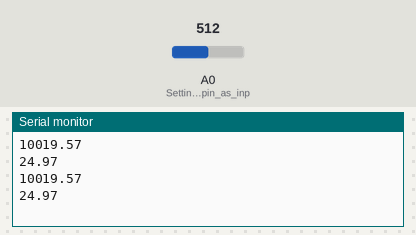
Bench run of a sketch on a simulated Arduino Uno, built with avr-gcc and run on an emulated ATmega328P. On the bench: the last lines printed to the serial monitor. The test bench sets the inputs (shaded band); at power-on: A0 (Setting_the_A0_pin_as_inp) = 512.

Above: at 1.8 s.
1.9 s: A0 (Setting_the_A0_pin_as_inp) set to 1023
At 2.5 s:
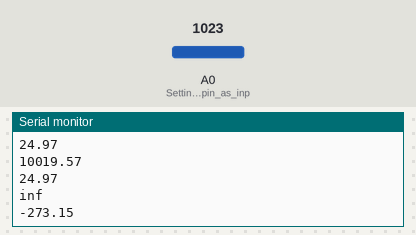
4.5 s: A0 (Setting_the_A0_pin_as_inp) set to 900
At 5.8 s:
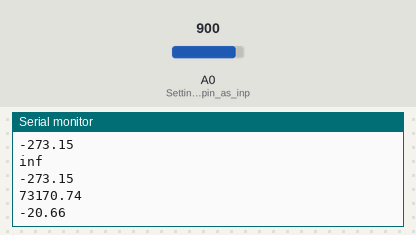
Timing chart, 0 to 7.5 s (numbered marks = the images above; inputs shaded):
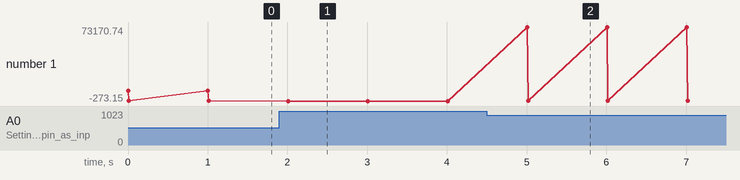

The sketch:

Mesure_Temperature_CTN_Full.ino
```cpp
// demo of Starter Kit V2.0 - Grove Temperature Sensor
//


// Caractérisitque CTN
int beta=3280;         // Beta value of the thermistor 3435
float To=292;          // Temperature en Kelvin 298,15 K (25°C)
float Ro=12620;        // Résistance reference 10k
int R1=10000;

int N;
float temperature;
float resistance;

void setup()
{
    Serial.begin(9600);     //Baud rate for the serial communication of Arduino
    pinMode(A0,INPUT);      //Setting the A0 pin as input pin to take data from the temperature sensor

}

void loop()
{
    int N = analogRead(A0);                               // get analog value
    resistance=(float)N/(1023-N)*R1;                      // get resistance
    temperature=1/(log(resistance/Ro)/beta+1/To)-273.15;     // calc temperature
    Serial.println(resistance);
    Serial.println(temperature);
    delay(1000);          // delay 1s
}
```

Measured:
- after the input at 1.9 s, the serial monitor: prints a new line after 0.10 s (image 1)
- after the input at 4.5 s, the serial monitor: prints a new line after 0.51 s (image 2)
- plotted number 1: 24.97 → -273.15 after the input at 1.9 s, -273.15 → -20.66 after the input at 4.5 s
